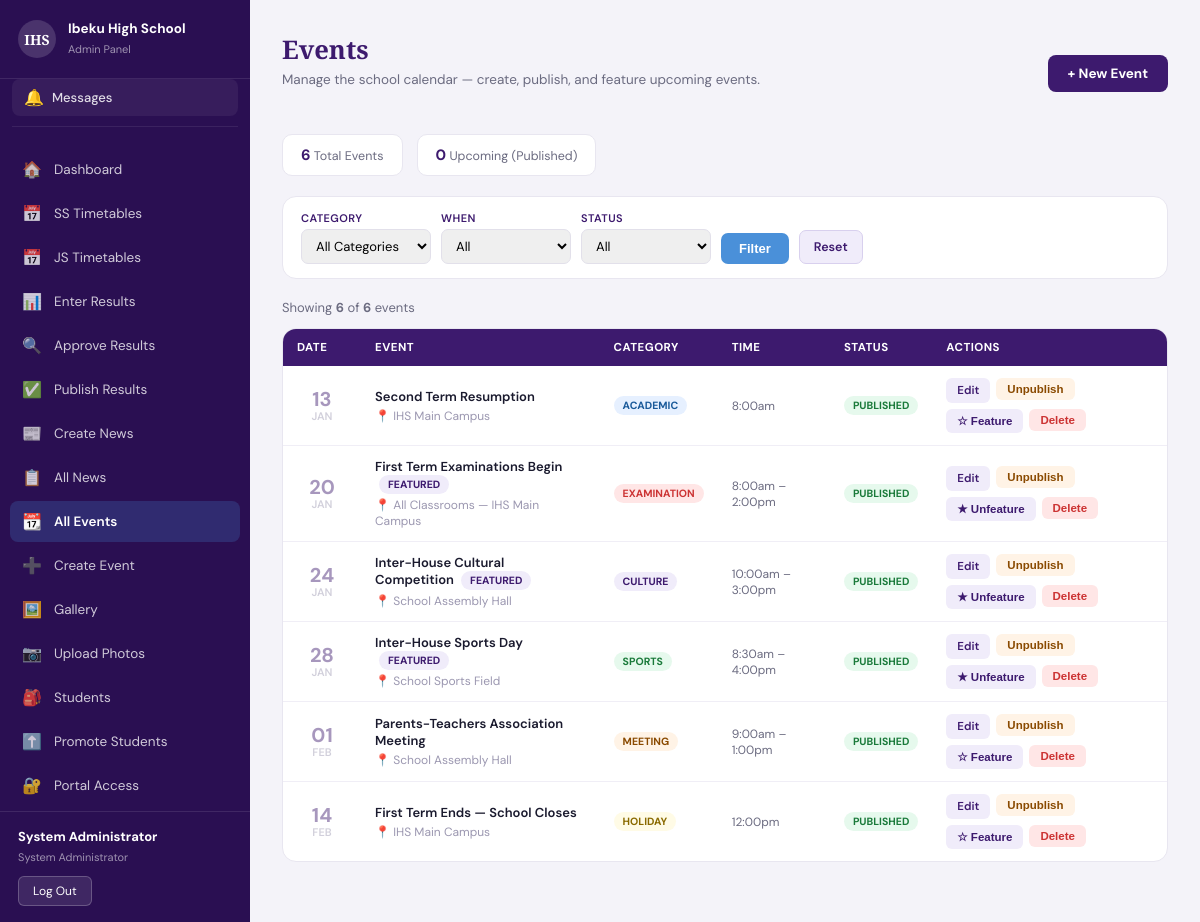
The app's page /public/admin/events.php (signed in) with its own data.
### tables this page shows
CREATE TABLE `events` (
  `id` int(10) UNSIGNED NOT NULL,
  `title` varchar(255) NOT NULL,
  `description` text DEFAULT NULL,
  `category` enum('academic','sports','culture','examination','meeting','holiday','general') NOT NULL DEFAULT 'general',
  `event_date` date NOT NULL,
  `start_time` time DEFAULT NULL,
  `end_time` time DEFAULT NULL,
  `venue` varchar(255) DEFAULT NULL,
  `is_featured` tinyint(1) NOT NULL DEFAULT 0,
  `is_published` tinyint(1) NOT NULL DEFAULT 1,
  `created_by` int(10) UNSIGNED DEFAULT NULL,
  `created_at` timestamp NOT NULL DEFAULT current_timestamp(),
  `updated_at` timestamp NOT NULL DEFAULT current_timestamp() ON UPDATE current_timestamp()
);

### public/admin/events.php (the view, shortened to what this page needs)
<?php
require_once dirname(__DIR__, 2) . '/src/includes/admin-sidebar.php';
$pdo   = getDB();
$categories = [
    'academic'    => 'Academic',
    'sports'      => 'Sports',
    'culture'     => 'Culture',
    'examination' => 'Examination',
    'meeting'     => 'Meeting',
    'holiday'     => 'Holiday',
    'general'     => 'General',
];
$categoryColors = [
    'academic'    => ['bg' => '#e6f0ff', 'color' => '#1a5a9a'],
    'sports'      => ['bg' => '#e6f9ed', 'color' => '#1a7a3a'],
    'culture'     => ['bg' => '#f0ecfa', 'color' => '#3d1a6e'],
    'examination' => ['bg' => '#ffe6e6', 'color' => '#cc3333'],
    'meeting'     => ['bg' => '#fff3e6', 'color' => '#8a4a00'],
    'holiday'     => ['bg' => '#fffbe6', 'color' => '#8a6a00'],
    'general'     => ['bg' => '#f4f3f9', 'color' => '#6b6b80'],
];
$filterWhen     = $_GET['when']     ?? 'all';
$page    = max(1, (int) ($_GET['page'] ?? 1));
$perPage = 20;
$offset  = ($page - 1) * $perPage;
$where  = ['1=1'];
$params = [];
$whereSQL = implode(' AND ', $where);
$countStmt = $pdo->prepare("SELECT COUNT(*) FROM events e WHERE $whereSQL");
$countStmt->execute($params);
$total      = (int) $countStmt->fetchColumn();
$eventStmt = $pdo->prepare(
    "SELECT e.*, u.full_name AS created_by_name
     FROM   events e
     LEFT JOIN users u ON u.id = e.created_by
     WHERE  $whereSQL
     ORDER  BY e.event_date ASC, e.start_time ASC
     LIMIT  ? OFFSET ?"
);
$eventStmt->execute([...$params, $perPage, $offset]);
$events = $eventStmt->fetchAll();
$upcoming = (int) $pdo->query("SELECT COUNT(*) FROM events WHERE event_date >= CURDATE() AND is_published = 1")->fetchColumn();
$total_events = (int) $pdo->query("SELECT COUNT(*) FROM events")->fetchColumn();
?>
<!DOCTYPE html>
<html lang="en">
<head>
<link rel="stylesheet" href="../assets/css/admin-layout.css">
</head>
<body>
  <div class="admin-content">
    <div class="admin-content__inner">
      <div class="page-header-row">
        <div class="page-header" style="margin-bottom:0">
          <h2>Events</h2>
          <p>Manage the school calendar — create, publish, and feature upcoming events.</p>
        </div>
        <a href="events-create.php" class="btn-new">+ New Event</a>
      </div>
      <div class="stats-row">
        <div class="stat-pill"><strong><?php echo $total_events; ?></strong> Total Events</div>
        <div class="stat-pill"><strong><?php echo $upcoming; ?></strong> Upcoming (Published)</div>
      </div>
      <form method="GET" class="filter-bar">
        <div class="filter-group">
          <label>Category</label>
          <select name="category">
            <option value="">All Categories</option>
          </select>
        </div>
        <div class="filter-group">
          <label>When</label>
          <select name="when">
            <option value="all"      <?php echo $filterWhen === 'all'      ? 'selected' : ''; ?>>All</option>
          </select>
        </div>
        <div class="filter-group">
          <label>Status</label>
          <select name="status">
            <option value="">All</option>
          </select>
        </div>
        <button type="submit" class="btn-filter">Filter</button>
        <a href="events.php" class="btn-reset">Reset</a>
      </form>
      <p class="results-count">
        Showing <strong><?php echo count($events); ?></strong> of <strong><?php echo $total; ?></strong> events
      </p>
      <div class="events-table-wrap">
        <?php if (empty($events)): ?>
        <div class="empty-state">No events found. <a href="events-create.php" style="color:#4a90d9">Create one</a>.</div>
        <?php else: ?>
        <table class="events-table">
          <thead>
            <tr>
              <th style="width:60px">Date</th>
              <th>Event</th>
              <th>Category</th>
              <th>Time</th>
              <th>Status</th>
              <th>Actions</th>
            </tr>
          </thead>
          <tbody>
            <?php foreach ($events as $event):
              $isPast  = strtotime($event['event_date']) < strtotime('today');
              $catColor = $categoryColors[$event['category']] ?? $categoryColors['general'];
            ?>
            <tr>
              <td>
                <div class="event-date-block <?php echo $isPast ? 'event-date-block__past' : ''; ?>">
                  <div class="event-date-block__day"><?php echo date('d', strtotime($event['event_date'])); ?></div>
                  <div class="event-date-block__month"><?php echo date('M', strtotime($event['event_date'])); ?></div>
                </div>
              </td>
              <td>
                <div class="event-title">
                  <?php echo htmlspecialchars($event['title']); ?>
                  <?php if ($event['is_featured']): ?><span class="badge badge--featured" style="margin-left:4px">Featured</span><?php endif; ?>
                </div>
                <?php if ($event['venue']): ?>
                <div class="event-venue">📍 <?php echo htmlspecialchars($event['venue']); ?></div>
                <?php endif; ?>
              </td>
              <td>
                <span class="cat-badge" style="background:<?php echo $catColor['bg']; ?>;color:<?php echo $catColor['color']; ?>">
                  <?php echo htmlspecialchars($categories[$event['category']] ?? $event['category']); ?>
                </span>
              </td>
              <td class="event-time">
                <?php if ($event['start_time']): ?>
                  <?php echo date('g:ia', strtotime($event['start_time'])); ?>
                  <?php if ($event['end_time']): ?> – <?php echo date('g:ia', strtotime($event['end_time'])); ?><?php endif; ?>
                <?php else: ?>
                  <span style="color:#c8c4dc">—</span>
                <?php endif; ?>
              </td>
              <td>
                <span class="badge badge--<?php echo $event['is_published'] ? 'published' : 'unpublished'; ?>">
                  <?php echo $event['is_published'] ? 'Published' : 'Draft'; ?>
                </span>
              </td>
              <td>
                <div class="actions-cell">
                  <a href="events-create.php?edit=<?php echo $event['id']; ?>" class="action-btn action-btn--edit">Edit</a>
                  <form method="POST" style="display:inline">
                    <button type="submit" class="action-btn <?php echo $event['is_published'] ? 'action-btn--unpublish' : 'action-btn--publish'; ?>">
                      <?php echo $event['is_published'] ? 'Unpublish' : 'Publish'; ?>
                    </button>
                  </form>
                  <form method="POST" style="display:inline">
                    <button type="submit" class="action-btn action-btn--feature">
                      <?php echo $event['is_featured'] ? '★ Unfeature' : '☆ Feature'; ?>
                    </button>
                  </form>
                  <form method="POST" style="display:inline"
                        onsubmit="return confirm('Delete this event permanently?')">
                    <button type="submit" class="action-btn action-btn--delete">Delete</button>
                  </form>
                </div>
              </td>
            </tr>
            <?php endforeach; ?>
          </tbody>
        </table>
        <?php endif; ?>
      </div>
    </div>
  </div>
</body>
</html>

### public/assets/css/admin-layout.css (style rules this page uses)
* { margin: 0; padding: 0; box-sizing: border-box; }
body { font-family: 'DM Sans', sans-serif; background: #f4f3f9; color: #1a1a2e; }
.admin-content { margin-left: 250px; min-height: 100vh; }
.admin-content__inner { padding: 32px 32px 60px; max-width: 1100px; }
.page-header h2 { font-family: 'Playfair Display', serif; font-size: 1.6rem; color: #3d1a6e; margin-bottom: 4px; }
.page-header p { font-size: 13.5px; color: #6b6b80; margin-bottom: 26px; }

### public/admin/events.php (style rules this page uses)
.page-header-row { display:flex; justify-content:space-between; align-items:center; margin-bottom:20px; flex-wrap:wrap; gap:12px; }
.btn-new { background:#3d1a6e; color:#fff; text-decoration:none; padding:10px 20px; border-radius:8px; font-size:13.5px; font-weight:700; }
.stats-row { display:flex; gap:14px; margin-bottom:20px; flex-wrap:wrap; }
.stat-pill { background:#fff; border:1px solid #e8e6f0; border-radius:10px; padding:10px 18px; font-size:12.5px; color:#6b6b80; }
.stat-pill strong { color:#3d1a6e; font-size:15px; }
.filter-bar { background:#fff; border:1px solid #e8e6f0; border-radius:14px; padding:14px 18px; margin-bottom:20px; display:flex; gap:10px; flex-wrap:wrap; align-items:flex-end; }
.filter-group { display:flex; flex-direction:column; gap:4px; }
.filter-group label { font-size:11px; font-weight:600; color:#3d1a6e; text-transform:uppercase; letter-spacing:.04em; }
.filter-group select { padding:7px 10px; border:1.5px solid #e2e0ea; border-radius:7px; font-size:13px; font-family:'DM Sans',sans-serif; min-width:130px; }
.btn-filter { background:#4a90d9; color:#fff; border:none; padding:8px 18px; border-radius:7px; font-size:13px; font-weight:600; cursor:pointer; }
.btn-reset { background:#f0ecfa; color:#3d1a6e; border:1px solid #d8d0ee; padding:8px 14px; border-radius:7px; font-size:12.5px; font-weight:600; text-decoration:none; }
.events-table-wrap { background:#fff; border:1px solid #e8e6f0; border-radius:14px; overflow:hidden; }
table.events-table { width:100%; border-collapse:collapse; font-size:13px; }
table.events-table th { background:#3d1a6e; color:#fff; padding:11px 14px; text-align:left; font-size:11.5px; text-transform:uppercase; letter-spacing:.04em; }
table.events-table td { padding:12px 14px; border-bottom:1px solid #f0eef6; vertical-align:middle; }
table.events-table tr:last-child td { border-bottom:none; }
.event-date-block { text-align:center; min-width:50px; }
.event-date-block__day { font-size:20px; font-weight:700; color:#3d1a6e; line-height:1; }
.event-date-block__month { font-size:11px; font-weight:600; color:#9b97b0; text-transform:uppercase; }
.event-date-block__past { opacity:.45; }
.event-title { font-weight:600; color:#1a1a2e; margin-bottom:3px; }
.event-venue { font-size:12px; color:#9b97b0; }
.event-time { font-size:12px; color:#6b6b80; }
.cat-badge { display:inline-block; font-size:10.5px; font-weight:700; padding:3px 9px; border-radius:20px; text-transform:uppercase; }
.badge { display:inline-block; font-size:10.5px; font-weight:700; padding:3px 9px; border-radius:20px; text-transform:uppercase; }
.badge--published { background:#e6f9ed; color:#1a7a3a; }
.badge--featured { background:#f0ecfa; color:#3d1a6e; }
.actions-cell { display:flex; gap:6px; flex-wrap:wrap; }
.action-btn { font-size:11.5px; font-weight:600; padding:5px 11px; border-radius:6px; border:none; cursor:pointer; text-decoration:none; }
.action-btn--edit { background:#f0ecfa; color:#3d1a6e; }
.action-btn--unpublish { background:#fff3e6; color:#8a4a00; }
.action-btn--feature { background:#f0ecfa; color:#3d1a6e; }
.action-btn--delete { background:#ffe6e6; color:#cc3333; }
.results-count { font-size:13px; color:#6b6b80; margin-bottom:12px; }

### records on screen
events: event_date "13", event_date "JAN", title "Second Term Resumption", venue "IHS Main Campus", category "ACADEMIC", start_time "8:00am", is_published "PUBLISHED", is_featured "☆ Feature"
events: event_date "20", event_date "JAN", title "First Term Examinations Begin", is_featured "FEATURED", venue "All Classrooms — IHS Main Campus", category "EXAMINATION", start_time "8:00am", end_time "2:00pm", is_published "PUBLISHED"
events: event_date "24", event_date "JAN", title "Inter-House Cultural Competition", is_featured "FEATURED", venue "School Assembly Hall", category "CULTURE", start_time "10:00am", end_time "3:00pm", is_published "PUBLISHED"
events: event_date "28", event_date "JAN", title "Inter-House Sports Day", is_featured "FEATURED", venue "School Sports Field", category "SPORTS", start_time "8:30am", end_time "4:00pm", is_published "PUBLISHED"
events: event_date "01", event_date "FEB", title "Parents-Teachers Association Meeting", venue "School Assembly Hall", category "MEETING", start_time "9:00am", end_time "1:00pm", is_published "PUBLISHED", is_featured "☆ Feature"
events: event_date "14", event_date "FEB", title "First Term Ends — School Closes", venue "IHS Main Campus", category "HOLIDAY", start_time "12:00pm", is_published "PUBLISHED", is_featured "☆ Feature"

### other values on screen
$icon "🏠"
$label "Dashboard"
$icon "📅"
$label "SS Timetables"
$label "JS Timetables"
$icon "📊"
$label "Enter Results"
$icon "🔍"
$label "Approve Results"
$icon "✅"
$label "Publish Results"
$icon "📰"
$label "Create News"
$icon "📋"
$label "All News"
